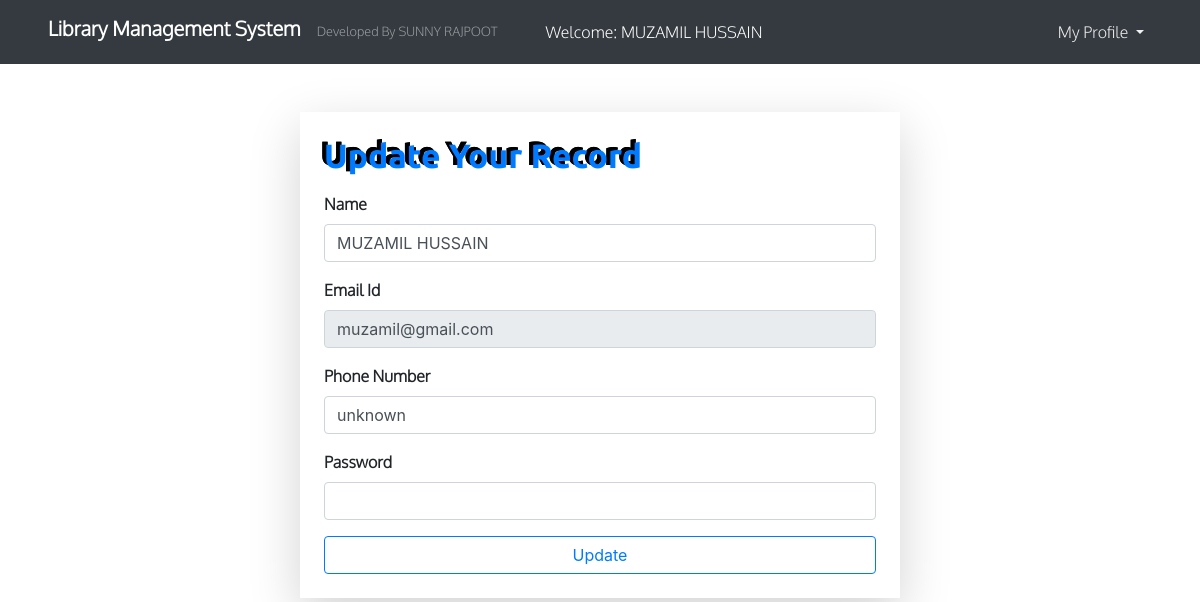
Screenshot of /update_myself.php (signed in) with the database file from the repository.
### tables this page shows
CREATE TABLE `users` (
  `uid` int(11) NOT NULL,
  `uname` varchar(30) NOT NULL,
  `uemail` varchar(50) NOT NULL,
  `uphone` varchar(13) NOT NULL,
  `upassword` varchar(80) NOT NULL
);

### update_myself.php (the view, shortened to what this page needs)
<?php
include("config.php");
?>
<!DOCTYPE html>
<html lang="en">
<head>
    <link rel="stylesheet" href="css/bootstrap.min.css">
    <link rel="stylesheet" href="css/style.css">
    <link rel="stylesheet" href="all.min.css">
</head>
<body>
 <nav class="navbar navbar-expand-md navbar-dark bg-dark px-5">
        <h1 class="navbar-brand font-weight-bold">Library Management System</h1>
        <small class="navbar-text">Developed By SUNNY RAJPOOT</small>
        <span class="text-white ml-5">Welcome: <?php echo $_SESSION['user_name'];  ?></span>
        <div class="collapse navbar-collapse" id="nav">
            <ul class="navbar-nav ml-auto">
                <li class="nav-item dropdown"><a href="" class="nav-link dropdown-toggle" data-toggle="dropdown">
                My Profile
                </a>
                </li>
            </ul>
        </div>
    </nav>
<div class="container mt-5 w-50 shadow-lg p-4">
    <h1 class="mb-3 text-primary">Update Your Record</h1>
    <?php
    $sql="SELECT * FROM users WHERE uemail ='{$_SESSION['user_email']}'";
    $result = mysqli_query($conn,$sql) or die("Query Failed");
    while($row=mysqli_fetch_assoc($result)) { ?>
<form action="" method="POST">
    <div class="form-group">
        <label for="name">Name</label>
        <input type="text" name="u_name" value="<?php echo $row['uname']; ?>" id="name" class="form-control">
    </div>
    <div class="form-group">
        <label for="email">Email Id</label>
        <input type="email" disabled name="u_email" value="<?php echo $row['uemail']; ?>"  id="email" class="form-control">
    </div>
    <div class="form-group">
        <label for="phone">Phone Number</label>
        <input type="text" name="u_phone" id="phone" value="<?php echo $row['uphone']; ?>" class="form-control">
    </div>
    <div class="form-group">
        <label for="password">Password</label>
        <input type="password" name="u_password" id="password" class="form-control">
    </div>
    <input type="submit" value="Update" name="update" class="btn btn-outline-primary w-100">
</form>
<?php
    }
?>
</div>
</body>
</html>

### css/style.css (style rules this page uses)
* { padding: 0; margin: 0; }
html { scroll-behavior: smooth; }
body { background-color: white; }
.navbar { font-family:Oxygen-Light ; }
.navbar .nav-link { color: #f1f1f1!important; }
label { font-weight: bold; font-family:Oxygen-Light ; }
.container h1 { font-size: 2.1rem; font-family:Ubuntu-Bold ; text-shadow: -4px -3px #000000 ,-4px -3px #000000; }

### rows the page displays
users: u_name "MUZAMIL HUSSAIN", u_email "muzamil@gmail.com", u_phone "unknown"

### other values shown
$_SESSION['user_name'] "MUZAMIL HUSSAIN"
